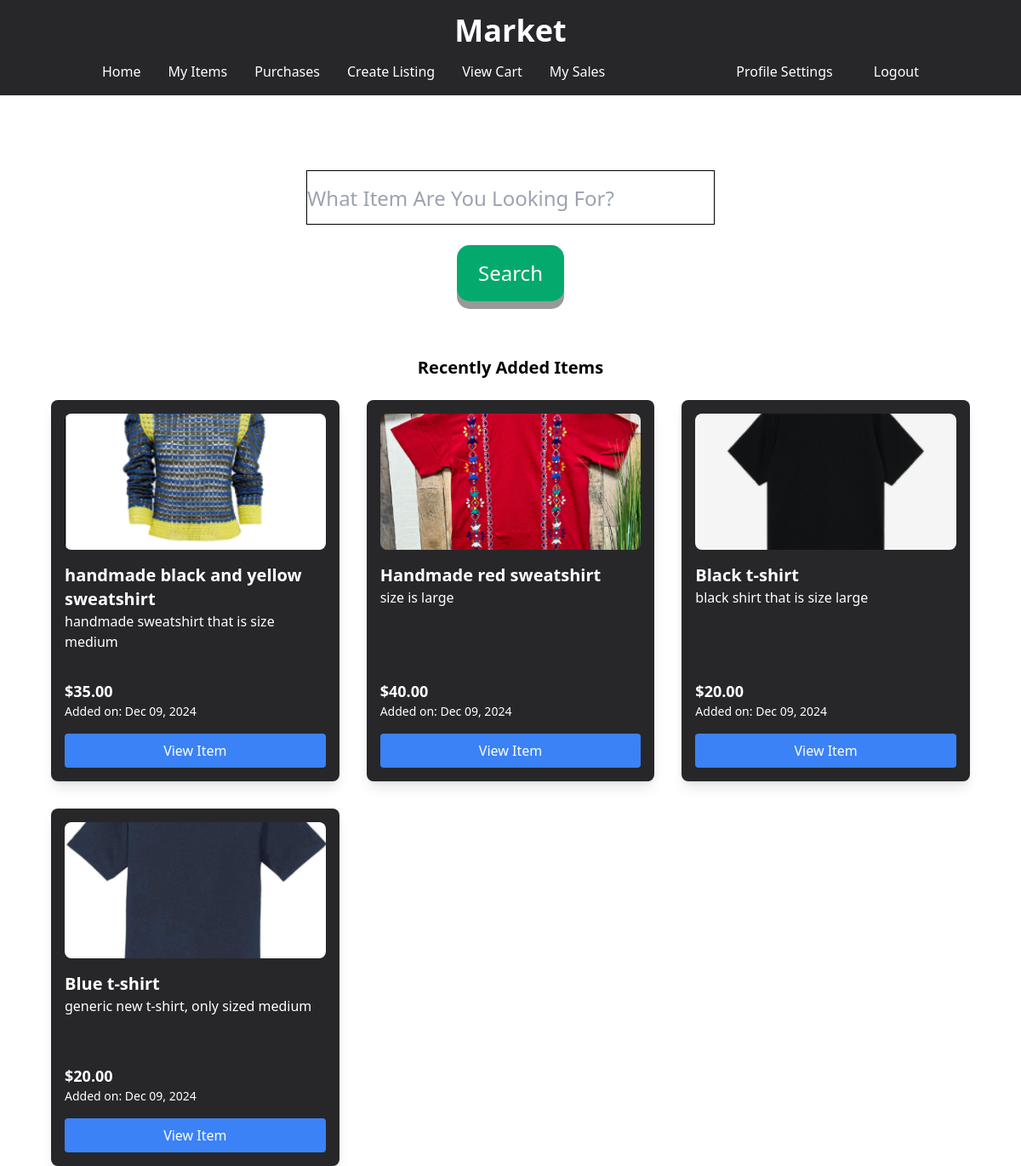
The app's page / (signed in) with its own data.
### Item/models.py (models this page shows)
class Item(models.Model):
    CATEGORY_CHOICES = [
        ('handmade', 'Handmade'),
        ('collectible', 'Collectible'),
        ('general_market', 'General Market'),
    ]
    user = models.ForeignKey(settings.AUTH_USER_MODEL, on_delete=models.CASCADE, related_name="items")
    category = models.CharField(max_length=50, choices=CATEGORY_CHOICES)
    title = models.CharField(max_length=50)
    description = models.TextField()
    price = models.DecimalField(max_digits=10, decimal_places=2)
    image = models.ImageField(upload_to='item_images/', blank=False, null=False)
    addedDate = models.DateTimeField(auto_now_add=True)
    is_sold = models.BooleanField(default=False)

### Item/views.py (the view)
# urls.py: path("", views.index, name="index"),
def index(request):
    db = DatabaseSingleton()
    recent_items = db.recentItems()
    return render(request, "Item/index.html", {"recent_items" : recent_items})

### services.py (called while the page is built)
    def __new__(cls):
        if cls._instance is None:
            cls._instance = super(DatabaseSingleton, cls).__new__(cls)
        return cls._instance

    def recentItems(self):
        recentItems = Item.objects.filter(is_sold=False).order_by('-addedDate')[:4]
        return recentItems

### templates/Item/index.html (shortened to what this page needs)
<!DOCTYPE html>
{% load static %}
<html lang="en">
<head>
    <link rel="stylesheet" href="{% static 'Item/index.css' %}">
    <link href="https://cdnjs.cloudflare.com/ajax/libs/tailwindcss/2.0.2/tailwind.min.css" rel="stylesheet">
    <script src="https://cdn.tailwindcss.com"></script>
</head>
<body>
    <div class="w-full bg-zinc-800">
        <div class="container mx-auto px-4 pt-4">
            <h1 class="text-4xl font-bold text-white text-center">Market</h1>
        </div>
        <div class="container mx-auto px-4 py-2">
            <nav class="flex justify-between items-center">
                <div class="flex">
                    <a href="{% url 'index' %}" class="text-white hover:text-gray-300 block px-4 py-2">Home</a>
                    <a href="{% url 'myItems' %}" class="text-white hover:text-gray-300 block px-4 py-2">My Items</a>
                    <a href="{% url 'purchases' %}" class="text-white hover:text-gray-300 block px-4 py-2">Purchases</a>
                    <a href="{% url 'createItem' %}" class="text-white hover:text-gray-300 block px-4 py-2">Create Listing</a>
                    <a href="{% url 'viewCart' %}" class="text-white hover:text-gray-300 block px-4 py-2">View Cart</a>
                    <a href="{% url 'mySales' %}" class="text-white hover:text-gray-300 block px-4 py-2">My Sales</a>
                </div>
                <div class="flex space-x-4">
                    {% if user.is_authenticated %}
                        <a href="{% url 'profile_settings' %}" class="text-white hover:text-gray-300 block px-4 py-2">Profile Settings</a>
                        <a href="{% url 'logout' %}" class="text-white hover:text-gray-300 block px-4 py-2">Logout</a>
                    {% else %}
                        <a href="{% url 'loginPage' %}" class="text-white hover:text-gray-300 block px-4 py-2">Login</a>
                    {% endif %}
                </div>
            </nav>
        </div>
    </div>
    <div class="w-full justify-center text-center my-16">
        <div class="search-bar">
            <form action="{% url 'search' %}" method="GET" class="search-form">
                <div class="search-box">
                    <input class="border border-black w-[40%] h-16 text-2xl my-6" type="text" name="title" placeholder="What Item Are You Looking For?" required>
                </div>
                <div class="search-button-div">
                    <button class="search-button" type="submit">Search</button>
                </div>
            </form>
        </div>
    </div>
    <div class="w-full">
        <div class="w-[100%] justify-center text-center my-6">
            <h1 class="text-xl font-bold">Recently Added Items</h1>
        </div>
        <div class="w-[90%] mx-auto grid grid-cols-1 sm:grid-cols-2 lg:grid-cols-3 xl:grid-cols-4 gap-8">
            {% for item in recent_items %}
                <div class="bg-zinc-800 p-4 rounded-lg shadow-lg flex flex-col">
                    <img src="{{ item.image.url }}" alt="{{ item.title }}" class="w-full h-40 object-cover rounded-lg mb-4">
                    <h2 class="text-xl font-bold text-white">{{ item.title }}</h2>
                    <p class="text-white mb-4 h-16 overflow-hidden">{{ item.description|truncatewords:20 }}</p>
                    <p class="text-lg font-semibold text-white mt-auto">${{ item.price }}</p>
                    <p class="text-sm text-white">Added on: {{ item.addedDate|date:"M d, Y" }}</p>
                    <a href="{% url 'showItem' item.id %}"
                       class="block mt-4 text-center bg-blue-500 text-white py-2 rounded hover:bg-blue-600">
                        View Item
                    </a>
                </div>
            {% endfor %}
        </div>
    </div>
</body>
</html>

### static/Item/index.css (style rules this page uses)
.search-box { width: 100%; text-align: center; }
.search-button-div { text-align: center; }
.search-button { text-align: center; font-size: 24px; cursor: pointer; text-align: center; text-decoration: none; outline: none; color: #fff; background-color: #04AA6D; border: none; border-radius: 15px; box-shadow: 0 9px #999; display: inline-block; padding: 15px 25px; }

### records on screen
Item: image (picture), title "handmade black and yellow sweatshirt", description "handmade sweatshirt that is size medium", price "35.00", addedDate "Dec 09, 2024"
Item: image (picture), title "Handmade red sweatshirt", description "size is large", price "40.00", addedDate "Dec 09, 2024"
Item: image (picture), title "Black t-shirt", description "black shirt that is size large", price "20.00", addedDate "Dec 09, 2024"
Item: image (picture), title "Blue t-shirt", description "generic new t-shirt, only sized medium", price "20.00", addedDate "Dec 09, 2024"
